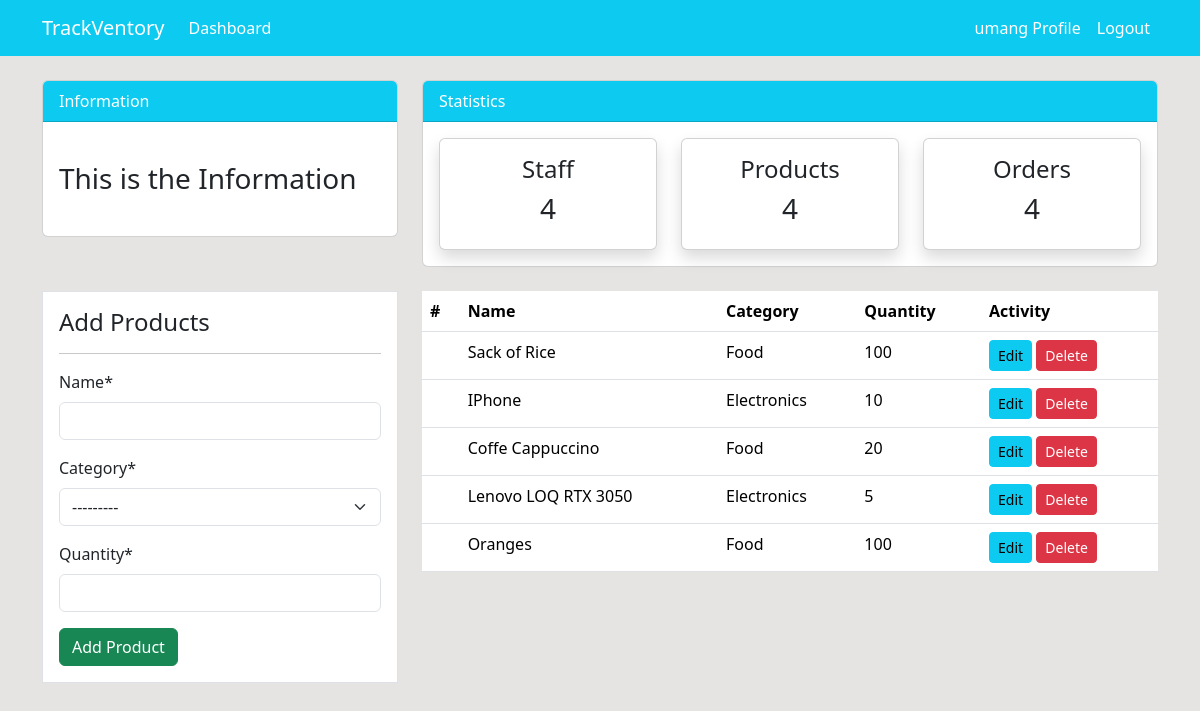
/product/ (signed in), run on the app's committed database.
### dashboard/models.py (models this page shows, shortened)
class Product(models.Model):
    name=models.CharField(max_length=100,null=True)
    category=models.CharField(max_length=20, choices=CATEGORY,null=True)
    quantity=models.PositiveIntegerField(null=True)
    class Meta:
        verbose_name_plural='Product'

### dashboard/views.py (the view)
# urls.py: path('product/',views.product,name='dashboard-product'),
@login_required
def product(request):
    items=Product.objects.all() # using ORM (object relation mapping )
    if request.method=='POST':
        form=ProductForm(request.POST)
        if form.is_valid():
            form.save()
            return redirect('dashboard-product')
    else:
        form=ProductForm()
    context={
        'items': items,
        'form':form,
    }
    return render(request,'dashboard/product.html',context)

### dashboard/forms.py
class ProductForm(forms.ModelForm):
    class Meta:
        model=Product
        fields=['name','category','quantity']

### templates/dashboard/product.html (shortened to what this page needs)
{% extends 'partials/base.html' %}
{% load crispy_forms_tags %}
{% block content %}
{% include 'partials/topnav.html' %}
 <div class="container">
    <div class="row my-4">
        <div class="col-md-4">
            <div class="border bg-white p-3">
                <h4>Add Products</h4>
                <hr>
                <form method="POST">
                    {{form|crispy}}
                    <input class="btn btn-success btn-block" type="submit" value="Add Product">
                </form>
            </div>
        </div>
        <div class="col-md-8">
            <table class="table bg-white">
                <thead class="bg-info">
                    <tr class="text-white">
                        <th scope="col">#</th>
                        <th scope="col">Name</th>
                        <th scope="col">Category</th>
                        <th scope="col">Quantity</th>
                        <th scope="col">Activity</th>
                    </tr>
                </thead>
                <tbody>
                    {% for  item in items%}
                    <tr>
                        <th scope="row"> </th>
                        <td>{{item.name}}</td>
                        <td>{{item.category}}</td>
                        <td>{{item.quantity}}</td>
                        <td>
                            <a class="btn btn-info btn-sm" href="{% url 'dashboard-product-update' item.id %}">Edit</a>
                            <a class="btn btn-danger btn-sm" href="{% url 'dashboard-product-delete' item.id %}">Delete</a>
                        </td>
                    </tr>
                    {% endfor %}
                </tbody>
            </table>
        </div>
    </div>
</div>
{% endblock %}

### templates/partials/base.html (shortened to what this page needs)
{% load static %}
<!doctype html>
<html lang="en">
<head>
  <link href="https://cdn.jsdelivr.net/npm/bootstrap@5.3.5/dist/css/bootstrap.min.css" rel="stylesheet"
>
  <link rel="stylesheet" href="{% static 'style.css' %}">
</head>
<body>
  {% include 'partials/nav.html' %}
  {% block content %}
  {% endblock %}
</body>
</html>

### templates/partials/nav.html (shortened to what this page needs)
<nav class="navbar navbar-expand-lg navbar-info bg-info">
    <div class="container d-flex justify-content-between align-items-center">
        <a class="navbar-brand text-white font-weight-bold" href="{% url 'dashboard-index' %}">TrackVentory</a>
        {% if user.is_authenticated %}
        <ul class="navbar-nav mr-auto">
            <li class="nav-item">
                <a class="nav-link text-white" href="{% url 'dashboard-index' %}">Dashboard</a>
            </li>
        </ul>
        <div class="collapse navbar-collapse justify-content-end" id="navbarContent">
            <ul class="navbar-nav d-flex align-items-center">
                <li class="nav-item">
                    <a class="nav-link text-white" href="{% url 'user-profile' %}">{{ user.username }} Profile</a>
                </li>
                <li class="nav-item">
                    <a class="nav-link text-white" href="#"
                        onclick="event.preventDefault(); document.getElementById('logout-form').submit();">Logout</a>
                </li>
            </ul>
        </div>
        {% endif %}
    </div>
</nav>

### templates/partials/topnav.html (shortened to what this page needs)
<div class="container">
    <div class="row mt-4">
        <div class="col-md-4">
            <div class="card">
                <div class="card-header bg-info text-white">
                    Information
                </div>
                <div class="card-body">
                    <marquee behavior="" direction="">
                        <h3 class="my-4">This is the Information</h3>
                    </marquee>
                </div>
            </div>
        </div>
        <div class="col-md-8">
            <div class="card">
                <div class="card-header bg-info text-white">
                    Statistics
                </div>
                <div class="card-body">
                    <div class="row">
                        <div class="col-md-4">
                            <a class="text-decoration-none text-dark" href="{% url 'dashboard-staff' %}">
                                <div class="card my-card shadow text-center p-3">
                                    <h4>Staff </h4>
                                    <h3>4</h3>
                                </div>
                            </a>
                        </div>
                        <div class="col-md-4">
                            <a class="text-decoration-none text-dark" href="{% url 'dashboard-product' %}">
                                <div class="card my-card shadow text-center p-3">
                                    <h4>Products </h4>
                                    <h3>4</h3>
                                </div>
                            </a>
                        </div>
                        <div class="col-md-4">
                            <a class="text-decoration-none text-dark" href="{% url 'dashboard-order' %}">
                                <div class="card my-card shadow text-center p-3">
                                    <h4>Orders </h4>
                                    <h3>4</h3>
                                </div>
                            </a>
                        </div>
                    </div>
                </div>
            </div>
        </div>
    </div>
</div>

### static/style.css (style rules this page uses)
body { background: rgb(230, 227, 227); }

### data on the page
Product: name "Sack of Rice", category "Food", quantity "100"
Product: name "IPhone", category "Electronics", quantity "10"
Product: name "Coffe Cappuccino", category "Food", quantity "20"
Product: name "Lenovo LOQ RTX 3050", category "Electronics", quantity "5"
Product: name "Oranges", category "Food", quantity "100"

### other printed values
{{ user.username }} "umang"
